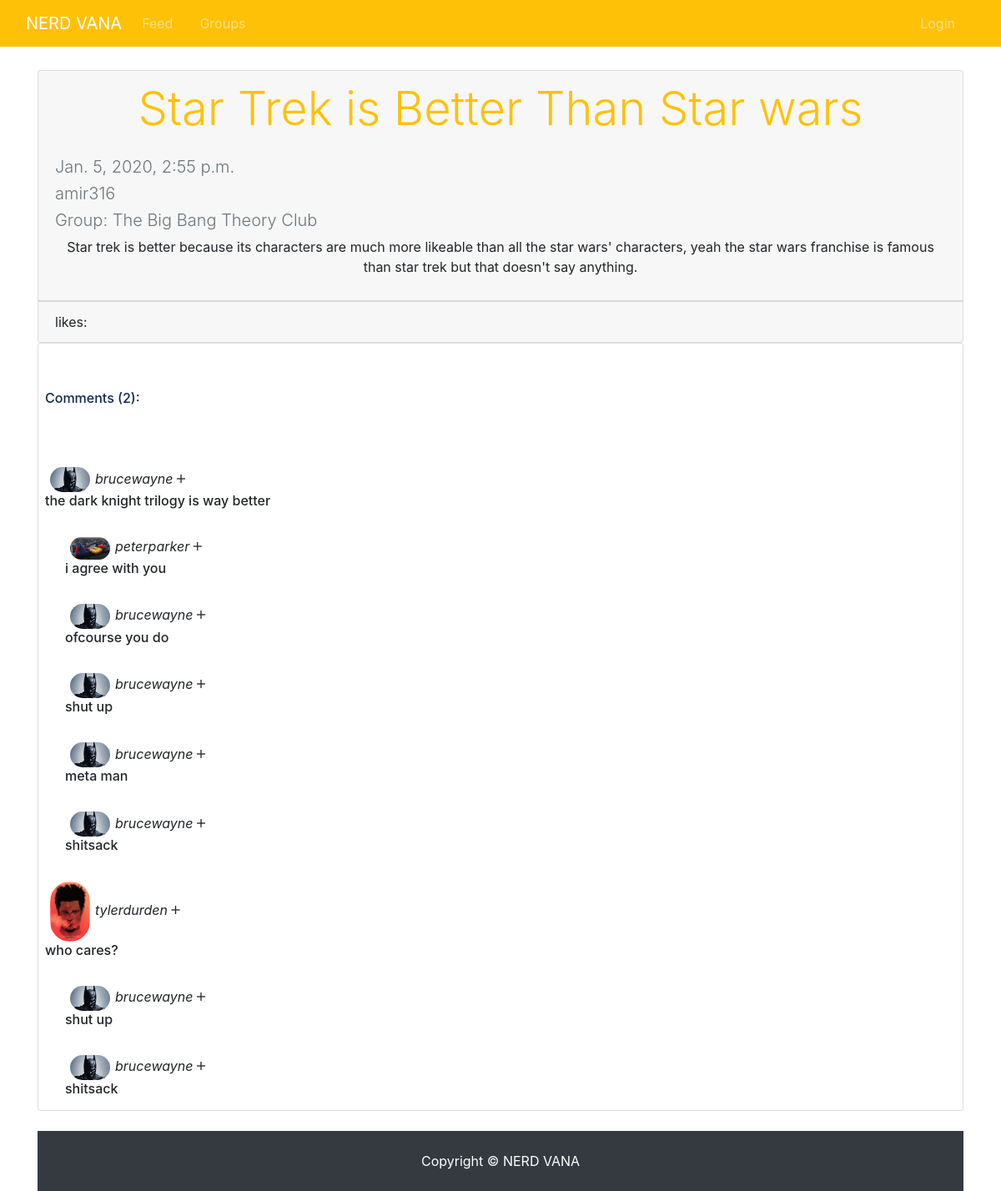
Screenshot of /post/detail_post/3/ with the database file from the repository.
### posts/models.py (models this page shows, shortened)
class Post(models.Model):
    title    = models.CharField(max_length=200)
    creator  = models.CharField(max_length=200)
    group    = models.ForeignKey(Group,on_delete=models.CASCADE,related_name="posts")
    content  = models.TextField()
    published_date = models.DateTimeField(auto_now_add=True)

class Comment(models.Model):
    creator  = models.CharField(max_length=200)
    content  = models.TextField()
    photo=models.ImageField(upload_to='photos/%Y/%m/%d/',blank=True)
    post     = models.ForeignKey(Post,on_delete=models.DO_NOTHING,related_name="comment")
    def __str__(self):
        return self.content

class SubComment(models.Model):
    creator  = models.CharField(max_length=200)
    content  = models.TextField()
    photo    = models.ImageField(upload_to='photos/%Y/%m/%d/',blank=True)
    comment  = models.ForeignKey(Comment,on_delete=models.DO_NOTHING,null=True,related_name="sub_comment")
    sub_comment = models.ForeignKey("self",on_delete=models.DO_NOTHING,null=True,blank=True,related_name="meta_comment")
    def __str__(self):
        return self.content

### group/models.py (models this page shows)
class Group(models.Model):
    name         = models.CharField(max_length=200)
    description  = models.TextField()
    date_created = models.DateTimeField(auto_now_add=True)
    slug         = models.SlugField()
    creator      = models.CharField(max_length=200)
    members      = models.ManyToManyField(CustomUser,related_name="members")
    def __str__(self):
        return self.name

### posts/views.py (the view, shortened to what this page needs)
# urls.py: re_path(r'^detail_post/(?P<pk>\d+)/$',PostDetailView.as_view(),name="detail_post"),
class PostDetailView(View):
    template_name="post_detail.html"
    comment_form_class=CommentPostForm
    subcomment_form_class=SubCommentPostForm
    def get(self,request,pk):
        post=get_object_or_404(Post,pk=pk)
        members=[]
        for i in list(post.group.members.all()):
            members.append(i.username)
        context={'members':members,'post':post,'com_form':self.comment_form_class(),'sub_com_form':self.subcomment_form_class()}
        return render(request,self.template_name,context)

### posts/templates/post_detail.html (shortened to what this page needs)
{% extends 'user/user_base.html' %}
{% block body-block %}
<div class="container">
    {% if post %}
     <div class="row">
         <div class="col-12">
             <div class="card mt-4">
                 <div class="card-header">
                    <h1 class="text-warning text-center display-4 mb-4">{{ post.title }}</h1>
                    <h5 class="text-muted lead">{{ post.published_date }}</h5>
                    <h5 class="text-muted lead">{{ post.creator }}</h5>
                    <h5 class="text-muted lead">Group: {{ post.group }}</h5>
                    <p class="text-center">{{ post.content }}</p>
                 </div>
                 <div class="card-footer">
                     <lead>
                         likes: {{ post.likes }}</lead>
                 </div>
             </div>
        </div>
        {% else %}
        <p>No Posts</p>
       {% endif %}
       </div>
       <div class="card p-2">
       <h6 class="text-primary mb-5 mt-5">Comments ({{post.comment.count }}):</h6>
        {% for comment in post.comment.all %}
          <div class="mt-4">
            <cite><img id="comment-photo" src="{{ comment.photo.url }}">{{ comment.creator }}</cite> <i class=" comment-control ion-android-add"></i>
            <h6>{{ comment }}</h6>
            </div>
            {% for sub in comment.sub_comment.all %}
              <div class="ml-4 mt-4">
               <cite><img id="comment-photo" src="{{ sub.photo.url }}">{{ sub.creator }}</cite> <i class=" comment-control ion-android-add"></i>
               <h6>{{ sub }}</h6>
            </div>
            {% endfor %}
        {% endfor %}
    </div>
{% endblock %}

### customuser/templates/user/user_base.html (shortened to what this page needs)
{% load static %}
<!DOCTYPE html>
<html lang="en">
<head>
    <link rel="stylesheet" href="{% static 'css/bootstrap.css' %}">
    <link rel="stylesheet" href="{% static 'css/ionicons.min.css' %}">
    <link rel="stylesheet" href="{% static 'css/style.css' %}">
</head>
<body>
     {% include 'partials/_navbar.html' %}
        {% block body-block %}
        {% endblock %}
     {% include 'partials/_footer.html' %}
</body>
</html>

### templates/partials/_navbar.html (shortened to what this page needs)
<nav class="navbar navbar-expand-lg navbar-dark bg-warning sticky-top mb-1">
    <div class="container-fluid">
    <a href="#"class="navbar-brand">NERD VANA</a>
    <div class="collapse navbar-collapse" id="navbarNavAltMarkup">
        <ul class="navbar-nav">
            <li {% if 'homepage' in request.path %}
                class="nav-item active text-info mr-3"
                {% else %}
                class="nav-item mr-3"
                {% endif %}
            >
            <a class="nav-link" href="{% url 'homepage' %}">Feed</a>
            </li>
            <li {% if 'group' in request.path %}
                class="nav-item active mr-3"
                {% else %}
                class="nav-item mr-3"
                {% endif %}
            >
            <a class="nav-link" href="{% url 'list_group' %}">Groups</a>
            </li>
        </ul>
        <ul class="navbar-nav ml-auto">
                {% if user.is_authenticated %}
                <li {% if '/' in request.path %}
                class="nav-item active mr-3"
                {% else %}
                class="nav-item mr-3"
                {% endif %}>
                <a class="nav-link" href=""><cite> {{ user.username }} </cite> </a>
               </li>
                <li class="nav-item mr-3">
                  <a href="{% url 'logout' %}" class="nav-link"> <i class="fas fa-sign-out-alt"></i>Logout</a>
                </li>
          {% else %}
              <li
              {% if 'login' in request.path %}
                class="nav-item active mr-3"
              {% else %}
                class="nav-item mr-3"
              {% endif %}>
                <a class="nav-link" href="{% url 'login' %}">
                   Login</a>
              </li>
            {% endif %}
    </div>
    </div>
</nav>

### templates/partials/_footer.html (shortened to what this page needs)
<footer id="main-footer" class="py-4 bg-dark mt-4
 text-white text-center">
    Copyright &copy;
     NERD VANA
</footer>

### static/css/style.css (style rules this page uses)
#comment-photo { width:50px; border:1px solid white; border-radius:80px; margin:0 5px; }
#main-footer { color:orange; }

### rows the page displays
Post: title "Star Trek is Better Than Star wars", published_date "Jan. 5, 2020, 2:55 p.m.", creator "amir316", group "The Big Bang Theory Club", content "Star trek is better because its characters are much more likeable than all the star wars' characters, yeah the star wars franchise is famous than star trek but that doesn't say anything.", comment.count "2"
Comment: photo (picture), creator "brucewayne", content "the dark knight trilogy is way better"
SubComment: photo (picture), creator "peterparker", content "i agree with you"
SubComment: photo (picture), creator "brucewayne", content "ofcourse you do"
SubComment: photo (picture), creator "brucewayne", content "shut up"
SubComment: photo (picture), creator "brucewayne", content "meta man"
SubComment: photo (picture), creator "brucewayne", content "shitsack"
Comment: photo (picture), creator "tylerdurden", content "who cares?"
SubComment: photo (picture), creator "brucewayne", content "shut up"
SubComment: photo (picture), creator "brucewayne", content "shitsack"
